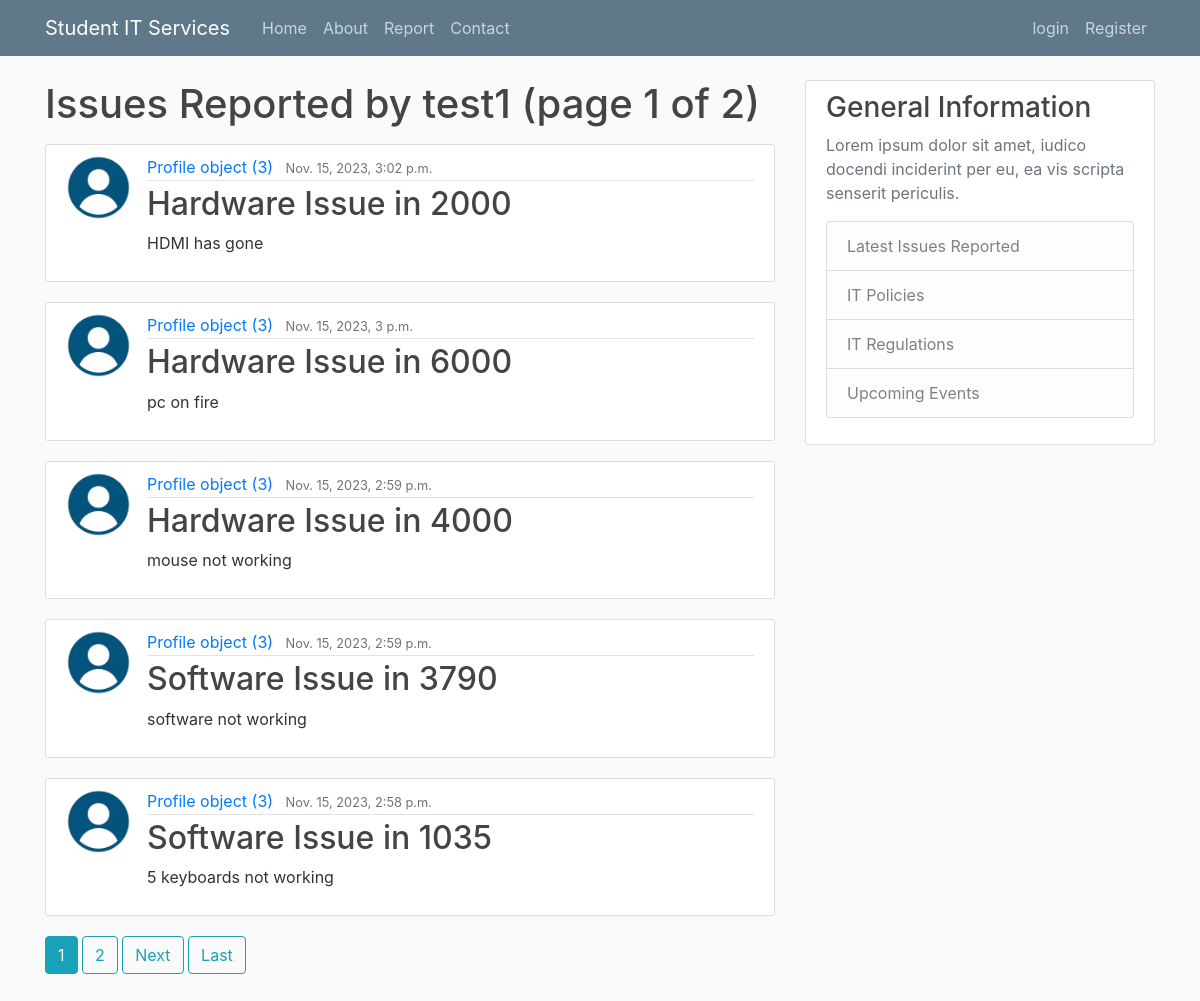
The app's page /issue/test1 with its own data.
### itreporting/models.py (models this page shows, shortened)
class Issue(models.Model):
    type = models.CharField(max_length = 100 , choices =
    [('Hardware', 'Hardware'), ('Software', 'Software')])
    room = models.CharField(max_length = 100)
    urgent = models.BooleanField(default = False)
    details = models.TextField()
    date_submitted = models.DateTimeField(default = timezone.now)
    author = models.ForeignKey(User, related_name = 'issues', on_delete = models.CASCADE)
    def __str__(self):
        return f'{self.type} Issue in {self.room}'

### users/models.py (models this page shows)
class Profile(models.Model):
    user = models.OneToOneField(User, null = True, on_delete = models.CASCADE)
    image = models.ImageField(default = 'default.png', upload_to = 'profile_pics')

### itreporting/views.py (the view)
# urls.py: path('issue/<str:username>', UserPostListView.as_view(), name = 'user-issues'),
class UserPostListView(ListView):
    model = Issue
    template_name = 'itreporting/user_issues.html'
    context_object_name = 'issues'
    paginate_by = 5
    def get_queryset(self):
        user=get_object_or_404(User,
        username=self.kwargs.get('username'))
        return Issue.objects.filter(author=user).order_by('-date_submitted')

### itreporting/templates/itreporting/user_issues.html (shortened to what this page needs)
{% extends "itreporting/base.html" %}
{% block content %}
    <h1 class="mb-3"> Issues Reported by {{ view.kwargs.username }}
    {% if is_paginated %} (page {{page_obj.number}} of
    {{page_obj.paginator.num_pages}}){% endif %}</h1>
    {% for issue in issues %}
    <article class="media content-section">
            <img class="rounded-circle article-img" src="{{ issue.author.profile.image.url }}"/>
        <div class="media-body">
            <div class="article-metadata">
                <a class="mr-2" href="#">{{ issue.author.profile }}</a>
                <small class="text-muted">{{ issue.date_submitted}}</small>
            </div>
            <h2><a class="article-title" href="{% url 'itreporting:issue-detail' issue.id %}">{{ issue }}</a></h2>
            <p class="article-content">{{ issue.details }}</p>
        </div>
    </article>
{% endfor %}
{% if is_paginated %}
    {% for num in page_obj.paginator.page_range %}
    {% if page_obj.number == num %}
        <a class="btn btn-info mb-4" href="?page={{num}}">{{num}}</a>
    {% elif num > page_obj.number|add:'-3' and num < page_obj.number|add:'3' %}
        <a class="btn btn-outline-info mb-4" href="?page={{num}}">{{num}}</a>
    {% endif %}
    {% endfor %}
    {% if page_obj.has_next %}
        <a class="btn btn-outline-info mb-4" href="?page={{page_obj.next_page_number}}">Next</a>
        <a class="btn btn-outline-info mb-4" href="?page={{page_obj.paginator.num_pages}}">Last</a>
    {% endif %}
    {% endif %}
{% endblock content %}

### itreporting/static/css/styles.css (style rules this page uses)
html { position: relative; min-height: 100%; }
body { background: #fafafa; color: #333333; margin-top: 5rem; margin-bottom: 50px; }
h1, h2, h3, h4, h5, h6 { color: #444444; }
.content-section { background: #ffffff; padding: 10px 20px; border: 1px solid #dddddd; border-radius: 3px; margin-bottom: 20px; }
.article-title { color: #444444; }
.article-content { white-space: pre-line; }
.article-img { height: 65px; width: 65px; margin-right: 16px; }
.article-metadata { padding-bottom: 1px; margin-bottom: 4px; border-bottom: 1px solid #e3e3e3 }

### records on screen
Issue: author.profile.image (placeholder picture), author.profile "Profile object (3)", date_submitted "Nov. 15, 2023, 3:02 p.m.", type+room "Hardware Issue in 2000", details "HDMI has gone"
Issue: author.profile.image (placeholder picture), author.profile "Profile object (3)", date_submitted "Nov. 15, 2023, 3 p.m.", type+room "Hardware Issue in 6000", details "pc on fire"
Issue: author.profile.image (placeholder picture), author.profile "Profile object (3)", date_submitted "Nov. 15, 2023, 2:59 p.m.", type+room "Hardware Issue in 4000", details "mouse not working"
Issue: author.profile.image (placeholder picture), author.profile "Profile object (3)", date_submitted "Nov. 15, 2023, 2:59 p.m.", type+room "Software Issue in 3790", details "software not working"
Issue: author.profile.image (placeholder picture), author.profile "Profile object (3)", date_submitted "Nov. 15, 2023, 2:58 p.m.", type+room "Software Issue in 1035", details "5 keyboards not working"

### other values on screen
{{ view.kwargs.username }} "test1"
{{ page_obj.number }} "1"
{{ page_obj.paginator.num_pages }} "2"
{{ num }} "1"
{{ num }} "2"
